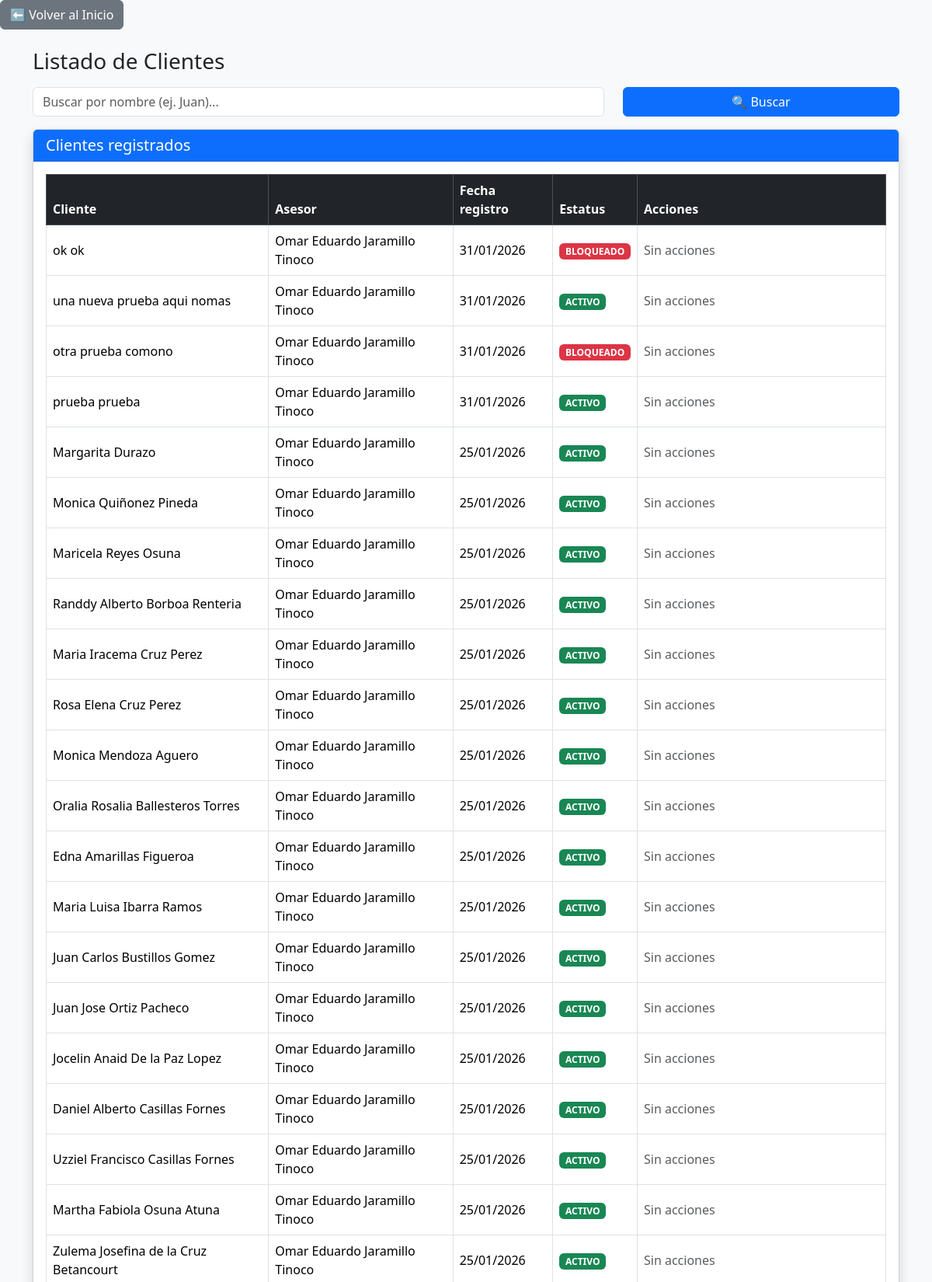
Page /prestamos_je/clientes.php (upper part) on the committed database.
### tables this page shows
CREATE TABLE `clientes` (
  `id_cliente` int(11) NOT NULL,
  `curp_ine` varchar(25) DEFAULT NULL,
  `nombre` varchar(50) DEFAULT NULL,
  `apellido` varchar(50) DEFAULT NULL,
  `fecha_nacimiento` date DEFAULT NULL,
  `direccion` varchar(100) DEFAULT NULL,
  `numero_exterior` varchar(20) DEFAULT NULL,
  `colonia` varchar(50) DEFAULT NULL,
  `telefono` varchar(15) DEFAULT NULL,
  `autoriza_credito` enum('SI','NO') DEFAULT 'NO',
  `estatus` enum('ACTIVO','MAL_HISTORIAL','BLOQUEADO') DEFAULT 'ACTIVO',
  `id_asesor` int(11) NOT NULL,
  `id_usuario` int(11) NOT NULL,
  `fecha_registro` timestamp NOT NULL DEFAULT current_timestamp(),
  `negocio` varchar(150) DEFAULT NULL,
  `observaciones` text DEFAULT NULL,
  `numero_ext` varchar(10) DEFAULT NULL,
  `fecha_bloqueo` date DEFAULT NULL,
  `fecha_desbloqueo` date DEFAULT NULL,
  `dias_bloqueo` int(11) DEFAULT NULL,
  `motivo_bloqueo` text DEFAULT NULL
);

CREATE TABLE `empleados` (
  `id_empleado` int(11) NOT NULL,
  `ine_empleado` varchar(20) DEFAULT NULL,
  `nombre` varchar(50) DEFAULT NULL,
  `apellido` varchar(50) DEFAULT NULL,
  `direccion` varchar(100) DEFAULT NULL,
  `telefono` varchar(15) DEFAULT NULL,
  `curp_seguro` varchar(20) DEFAULT NULL,
  `puesto` enum('GERENTE','SUPERVISOR','ASESOR') DEFAULT NULL,
  `estatus` enum('ACTIVO','BAJA') DEFAULT 'ACTIVO',
  `rol` enum('ASESOR','SUPERVISOR','GERENTE') NOT NULL DEFAULT 'ASESOR'
);

### prestamos_je/clientes.php (the view, shortened to what this page needs)
<?php
include("conexion.php");
$buscar = trim($_GET['buscar'] ?? '');
$filtro = "";
$clientes = $conexion->query("
    SELECT
        c.id_cliente,
        c.nombre,
        c.apellido,
        c.fecha_registro,
        c.estatus,
        c.fecha_desbloqueo,
        e.nombre AS asesor_nombre,
        e.apellido AS asesor_apellido
    FROM clientes c
    INNER JOIN empleados e ON c.id_asesor = e.id_empleado
    $filtro
    ORDER BY c.fecha_registro DESC
");
?>
<!DOCTYPE html>
<html lang="es">
<head>
    <link href="https://cdn.jsdelivr.net/npm/bootstrap@5.3.2/dist/css/bootstrap.min.css" rel="stylesheet">
</head>
<body class="bg-light">
<?php include("menu.php"); ?>
<div class="container mt-4">
    <h3 class="mb-3">Listado de Clientes</h3>
    <form method="GET" class="mb-3">
        <div class="row">
            <div class="col-md-8">
                <input type="text"
                       name="buscar"
                       class="form-control"
                       placeholder="Buscar por nombre (ej. Juan)..."
                       value="<?= htmlspecialchars($buscar) ?>">
            </div>
            <div class="col-md-4">
                <button class="btn btn-primary w-100">🔍 Buscar</button>
            </div>
        </div>
    </form>
    <div class="card shadow">
        <div class="card-header bg-primary text-white">
            <h5 class="mb-0">Clientes registrados</h5>
        </div>
        <div class="card-body">
            <table class="table table-bordered table-hover align-middle">
                <thead class="table-dark">
                    <tr>
                        <th>Cliente</th>
                        <th>Asesor</th>
                        <th>Fecha registro</th>
                        <th>Estatus</th>
                        <th width="320">Acciones</th>
                    </tr>
                </thead>
                <tbody>
                <?php while ($c = $clientes->fetch_assoc()): ?>
                    <tr>
                        <td><?= htmlspecialchars($c['nombre']." ".$c['apellido']) ?></td>
                        <td><?= htmlspecialchars($c['asesor_nombre']." ".$c['asesor_apellido']) ?></td>
                        <td><?= date("d/m/Y", strtotime($c['fecha_registro'])) ?></td>
                        <td>
                            <?php
                            if ($c['estatus'] === 'ACTIVO') {
                                echo '<span class="badge bg-success">ACTIVO</span>';
                            } elseif ($c['estatus'] === 'MAL_HISTORIAL') {
                                echo '<span class="badge bg-warning text-dark">MAL HISTORIAL</span>';
                            } else {
                                echo '<span class="badge bg-danger">BLOQUEADO</span>';
                            }
                            ?>
                        </td>
                        <td>
                        <?php if (in_array($_SESSION['rol'], ['GERENTE','SUPERVISOR'])): ?>
                            <?php if ($c['estatus'] !== 'BLOQUEADO'): ?>
                                <a href="editar_cliente.php?id=<?= $c['id_cliente'] ?>" class="btn btn-primary btn-sm mb-1">✏️ Modificar</a>
                                <a href="migrar_cliente.php?id=<?= $c['id_cliente'] ?>" class="btn btn-warning btn-sm mb-1">Migrar</a>
                                <a href="bloquear_cliente.php?id=<?= $c['id_cliente'] ?>" class="btn btn-danger btn-sm mb-1">Bloquear</a>
                            <?php else: ?>
                                <?php
                                $hoy = date('Y-m-d');
                                if (!empty($c['fecha_desbloqueo']) && $hoy >= $c['fecha_desbloqueo']):
                                ?>
                                    <a href="desbloquear_cliente.php?id=<?= $c['id_cliente'] ?>"
                                       class="btn btn-success btn-sm"
                                       onclick="return confirm('¿Desbloquear este cliente?')">
                                       🔓 Desbloquear
                                    </a>
                                <?php else: ?>
                                    <span class="badge bg-secondary">
                                        ⏳ Hasta <?= date("d/m/Y", strtotime($c['fecha_desbloqueo'])) ?>
                                    </span>
                                <?php endif; ?>
                            <?php endif; ?>
                        <?php else: ?>
                            <span class="text-muted">Sin acciones</span>
                        <?php endif; ?>
                        </td>
                    </tr>
                <?php endwhile; ?>
                </tbody>
            </table>
        </div>
    </div>
</div>
</body>
</html>

### rows in the picture
clientes: nombre+apellido "ok ok", id_asesor.apellido "Omar Eduardo Jaramillo Tinoco", fecha_registro "31/01/2026", estatus "BLOQUEADO"
clientes: nombre+apellido "una nueva prueba aqui nomas", id_asesor.apellido "Omar Eduardo Jaramillo Tinoco", fecha_registro "31/01/2026", estatus "ACTIVO"
clientes: nombre+apellido "otra prueba comono", id_asesor.apellido "Omar Eduardo Jaramillo Tinoco", fecha_registro "31/01/2026", estatus "BLOQUEADO"
clientes: nombre+apellido "prueba prueba", id_asesor.apellido "Omar Eduardo Jaramillo Tinoco", fecha_registro "31/01/2026", estatus "ACTIVO"
clientes: nombre+apellido "Margarita Durazo", id_asesor.apellido "Omar Eduardo Jaramillo Tinoco", fecha_registro "25/01/2026", estatus "ACTIVO"
clientes: nombre+apellido "Monica Quiñonez Pineda", id_asesor.apellido "Omar Eduardo Jaramillo Tinoco", fecha_registro "25/01/2026", estatus "ACTIVO"
clientes: nombre+apellido "Maricela Reyes Osuna", id_asesor.apellido "Omar Eduardo Jaramillo Tinoco", fecha_registro "25/01/2026", estatus "ACTIVO"
clientes: nombre+apellido "Randdy Alberto Borboa Renteria", id_asesor.apellido "Omar Eduardo Jaramillo Tinoco", fecha_registro "25/01/2026", estatus "ACTIVO"
clientes: nombre+apellido "Maria Iracema Cruz Perez", id_asesor.apellido "Omar Eduardo Jaramillo Tinoco", fecha_registro "25/01/2026", estatus "ACTIVO"
clientes: nombre+apellido "Rosa Elena Cruz Perez", id_asesor.apellido "Omar Eduardo Jaramillo Tinoco", fecha_registro "25/01/2026", estatus "ACTIVO"
clientes: nombre+apellido "Monica Mendoza Aguero", id_asesor.apellido "Omar Eduardo Jaramillo Tinoco", fecha_registro "25/01/2026", estatus "ACTIVO"
clientes: nombre+apellido "Oralia Rosalia Ballesteros Torres", id_asesor.apellido "Omar Eduardo Jaramillo Tinoco", fecha_registro "25/01/2026", estatus "ACTIVO"
clientes: nombre+apellido "Edna Amarillas Figueroa", id_asesor.apellido "Omar Eduardo Jaramillo Tinoco", fecha_registro "25/01/2026", estatus "ACTIVO"
clientes: nombre+apellido "Maria Luisa Ibarra Ramos", id_asesor.apellido "Omar Eduardo Jaramillo Tinoco", fecha_registro "25/01/2026", estatus "ACTIVO"
clientes: nombre+apellido "Juan Carlos Bustillos Gomez", id_asesor.apellido "Omar Eduardo Jaramillo Tinoco", fecha_registro "25/01/2026", estatus "ACTIVO"
clientes: nombre+apellido "Juan Jose Ortiz Pacheco", id_asesor.apellido "Omar Eduardo Jaramillo Tinoco", fecha_registro "25/01/2026", estatus "ACTIVO"
clientes: nombre+apellido "Jocelin Anaid De la Paz Lopez", id_asesor.apellido "Omar Eduardo Jaramillo Tinoco", fecha_registro "25/01/2026", estatus "ACTIVO"
clientes: nombre+apellido "Daniel Alberto Casillas Fornes", id_asesor.apellido "Omar Eduardo Jaramillo Tinoco", fecha_registro "25/01/2026", estatus "ACTIVO"
clientes: nombre+apellido "Uzziel Francisco Casillas Fornes", id_asesor.apellido "Omar Eduardo Jaramillo Tinoco", fecha_registro "25/01/2026", estatus "ACTIVO"
clientes: nombre+apellido "Martha Fabiola Osuna Atuna", id_asesor.apellido "Omar Eduardo Jaramillo Tinoco", fecha_registro "25/01/2026", estatus "ACTIVO"
clientes: nombre+apellido "Zulema Josefina de la Cruz Betancourt", id_asesor.apellido "Omar Eduardo Jaramillo Tinoco", fecha_registro "25/01/2026", estatus "ACTIVO"
